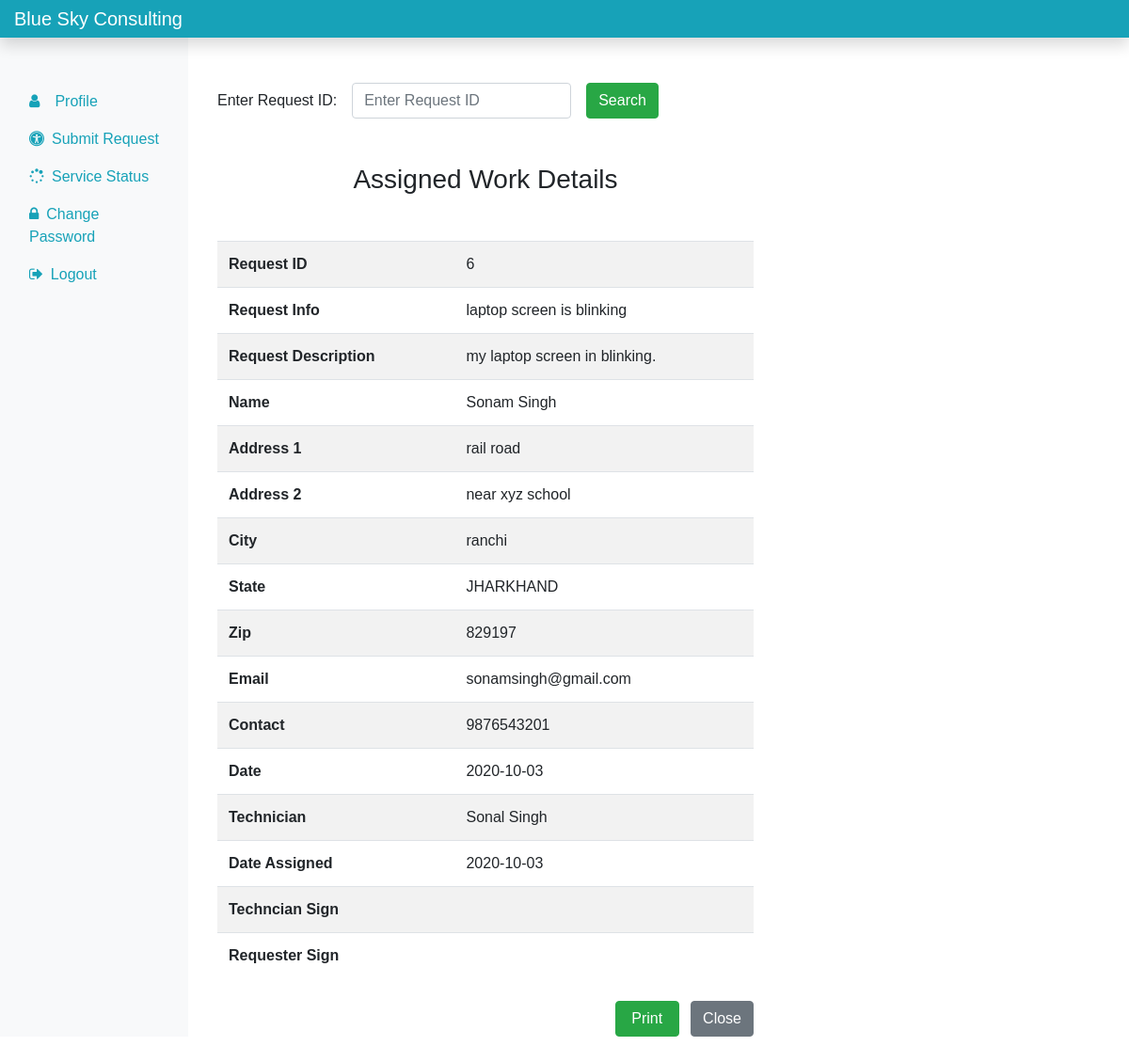
The page /requester/servicestatus.php?inputid=6 (signed in) on the database its author committed.
### tables this page shows
CREATE TABLE `ass` (
  `req_id` int(50) NOT NULL,
  `r_info` text NOT NULL,
  `r_desc` text NOT NULL,
  `r_name` text NOT NULL,
  `r_add1` text NOT NULL,
  `r_add2` text NOT NULL,
  `r_city` text NOT NULL,
  `r_state` text NOT NULL,
  `r_zip` bigint(12) NOT NULL,
  `r_email` varchar(20) NOT NULL,
  `r_contact` bigint(12) NOT NULL,
  `r_date` date NOT NULL,
  `t_assign` text NOT NULL,
  `d_assign` date NOT NULL
);

### requester/servicestatus.php (the view, shortened to what this page needs)
<?php
include('dbcon.php');
include('includes/header.php');
?>
<div class="col-sm-6 mt-5 mx-3">
 <form action="" method="POST"class="form-inline d-print-none">
  <div class="form-group mr-3">
  <label for="inputid">Enter Request ID: </label>
  <input type="text" class="form-control ml-3" id="inputid" name="inputid" onkeypress="isInputNumber(event)" placeholder="Enter Request ID">
  <button type="submit" class="btn btn-success ml-3" name="">Search</button>
  </div>
 </form>
 <?php
  if(isset($_REQUEST['inputid'])){
    if(($_REQUEST['inputid']) == ""){
        $msg = '<div class = "alert alert-info mt-3" role="alert">Fill all the fields</div>';
    }else{
        $sql = "SELECT * FROM ass WHERE req_id = {$_REQUEST['inputid']}";
        $result = $conn->query($sql);
        $row = $result->fetch_assoc();
        if(($row['req_id'] == $_REQUEST['inputid'])){
          ?>
          <h3 class= "text-center mt-5 mb-5">Assigned Work Details</h3>
          <table class="table table-striped">
              <tbody>
                  <tr>
                      <th scope="row">Request ID </th>
                      <td><?php if(isset($row['req_id'])) {echo $row['req_id'];}?></td>
                  </tr>
                  <tr>
                      <th scope="row">Request Info </th>
                      <td><?php if(isset($row['r_info'])) {echo $row['r_info'];}?></td>
                  </tr>
                  <tr>
                      <th scope="row">Request Description </th>
                      <td><?php if(isset($row['r_desc'])) {echo $row['r_desc'];}?></td>
                  </tr>
                  <tr>
                      <th scope="row">Name </th>
                      <td><?php if(isset($row['r_name'])) {echo $row['r_name'];}?></td>
                  </tr>
                  <tr>
                      <th scope="row">Address 1 </th>
                      <td><?php if(isset($row['r_add1'])) {echo $row['r_add1'];}?></td>
                  </tr>
                  <tr>
                      <th scope="row">Address 2 </th>
                      <td><?php if(isset($row['r_add2'])) {echo $row['r_add2'];}?></td>
                  </tr>
                  <tr>
                      <th scope="row">City </th>
                      <td><?php if(isset($row['r_city'])) {echo $row['r_city'];}?></td>
                  </tr>
                  <tr>
                      <th scope="row">State </th>
                      <td><?php if(isset($row['r_state'])) {echo $row['r_state'];}?></td>
                  </tr>
                  <tr>
                      <th scope="row">Zip </th>
                      <td><?php if(isset($row['r_zip'])) {echo $row['r_zip'];}?></td>
                  </tr>
                  <tr>
                      <th scope="row">Email </th>
                      <td><?php if(isset($row['r_email'])) {echo $row['r_email'];}?></td>
                  </tr>
                  <tr>
                      <th scope="row">Contact</th>
                      <td><?php if(isset($row['r_contact'])) {echo $row['r_contact'];}?></td>
                  </tr>
                  <tr>
                      <th scope="row">Date </th>
                      <td><?php if(isset($row['r_date'])) {echo $row['r_date'];}?></td>
                  </tr>
                  <tr>
                      <th scope="row">Technician </th>
                      <td><?php if(isset($row['t_assign'])) {echo $row['t_assign'];}?></td>
                  </tr>
                  <tr>
                      <th scope="row">Date Assigned </th>
                      <td><?php if(isset($row['d_assign'])) {echo $row['d_assign'];}?></td>
                  </tr>
                  <tr>
                      <th scope="row">Techncian Sign</th>
                      <td></td>
                  </tr>
                  <tr>
                      <th scope="row">Requester Sign</th>
                      <td></td>
                  </tr>
              </tbody>
          </table>
          <div class="float-right d-print-none">
              <form class="mt-2">
                  <input type="button" class="btn btn-success mr-2" value=" Print " onclick="window.print()">
                  <input type="button" class="btn btn-secondary" value="Close">
              </form>
          </div>
          <?php } else{
                echo '<div class="alert alert-warning mt-2">Your Request is still pending.</div>';
            }
    }
    } ?>
</div>
<?php
include('includes/footer.php');
?>

### css/style.css (style rules this page uses)
* { padding: 0px; margin: 0px; font-family : 'Ubuntu', sans-serif; }

### rows shown on the page
ass: req_id "6", r_info "laptop screen is blinking", r_desc "my laptop screen in blinking.", r_name "Sonam Singh", r_add1 "rail road", r_add2 "near xyz school", r_city "ranchi", r_state "JHARKHAND", r_zip "829197", r_email "sonamsingh@gmail.com", r_contact "9876543201", r_date "2020-10-03", t_assign "Sonal Singh", d_assign "2020-10-03"
